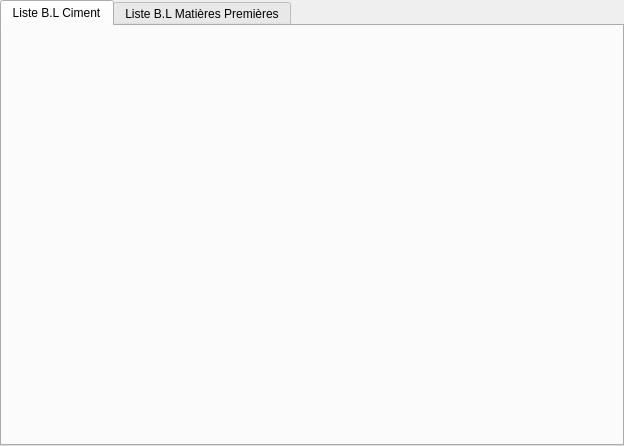
<?xml version="1.0" encoding="UTF-8"?>
<ui version="4.0">
 <class>UIMenuBL</class>
 <widget class="QDialog" name="UIMenuBL">
  <property name="geometry">
   <rect>
    <x>0</x>
    <y>0</y>
    <width>624</width>
    <height>446</height>
   </rect>
  </property>
  <property name="windowTitle">
   <string>Dialog</string>
  </property>
  <layout class="QVBoxLayout" name="verticalLayout">
   <property name="leftMargin">
    <number>0</number>
   </property>
   <property name="topMargin">
    <number>0</number>
   </property>
   <property name="rightMargin">
    <number>0</number>
   </property>
   <property name="bottomMargin">
    <number>0</number>
   </property>
   <item>
    <widget class="QTabWidget" name="tabWidget">
     <property name="currentIndex">
      <number>0</number>
     </property>
     <widget class="QWidget" name="tabBlCiment">
      <attribute name="title">
       <string>Liste B.L Ciment</string>
      </attribute>
      <layout class="QHBoxLayout" name="horizontalLayout"/>
     </widget>
     <widget class="QWidget" name="tablBlMatieresPremieres">
      <attribute name="title">
       <string>Liste B.L Matières Premières</string>
      </attribute>
      <layout class="QHBoxLayout" name="horizontalLayout_2"/>
     </widget>
    </widget>
   </item>
  </layout>
 </widget>
 <resources/>
 <connections/>
</ui>
